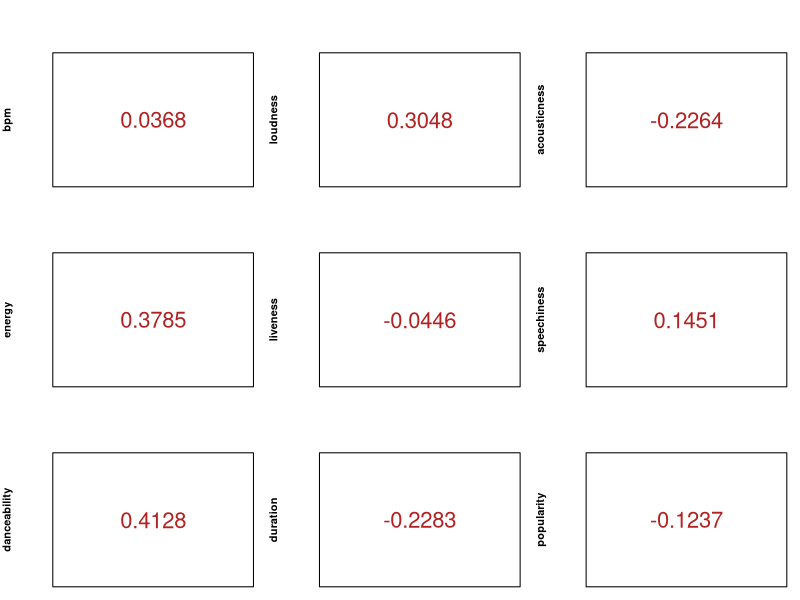
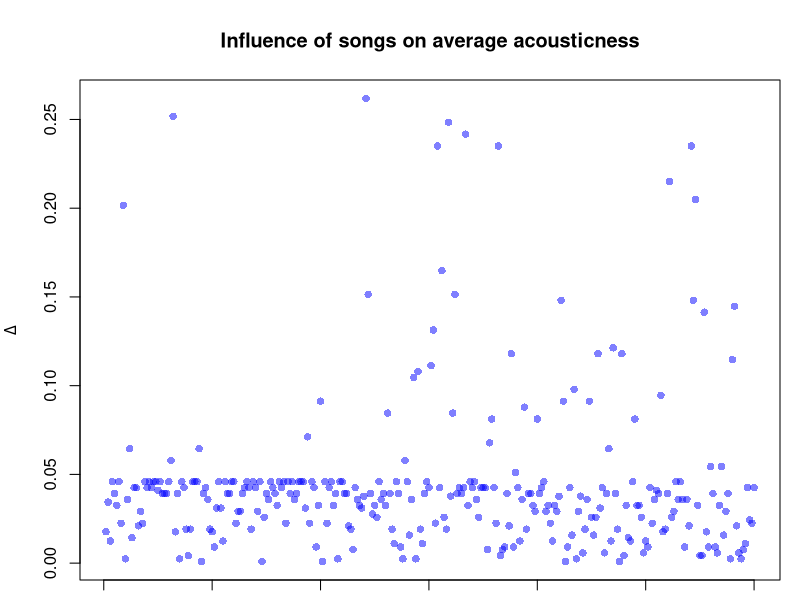

The R script that drew these images, in order: (Note: this script raises an error after producing the figures.)
data <- read.csv("spotify.csv", header = TRUE)

# (b)
plot_corr <- function(x, y) {
  plot(0, 0,
       main = "",
       xlab = "",
       ylab = "",
       xaxt = "n",
       yaxt = "n",
       col = "white")
  text(x = 0, y = 0,
       labels = paste(round(cor(x, y), 4)),
       col = "firebrick",
       cex = 2)
}

par(mfcol = c(3, 3), mar = c(1, 4, 4, 1))

plot_corr(data$valence, data$bpm)
title(ylab = "bpm", font.lab = 2)
plot_corr(data$valence, data$energy)
title(ylab = "energy", font.lab = 2)
plot_corr(data$danceability, data$valence)
title(ylab = "danceability", font.lab = 2)
plot_corr(data$valence, data$loudness)
title(ylab = "loudness", font.lab = 2)
plot_corr(data$valence, data$liveness)
title(ylab = "liveness", font.lab = 2)
plot_corr(data$valence, data$duration)
title(ylab = "duration", font.lab = 2)
plot_corr(data$valence, data$acousticness)
title(ylab = "acousticness", font.lab = 2)
plot_corr(data$valence, data$speechiness)
title(ylab = "speechiness", font.lab = 2)
plot_corr(data$popularity, data$valence)
title(ylab = "popularity", font.lab = 2)

# Most Strongly Related variates with valences
#- Loudness: 0.3048 (positive)
#- Acousticness: -0.2264 (negative)
#- Energy: 0.3785 (positive)
#- Danceability: 0.4128 (positive)
#- Duration: -0.2283 (negative)

#corr_all <- cor(data[, 5:14])[1:9, 10]
#print(corr_all)

# (c)
order_valence <- order(data$valence, decreasing=TRUE)
for (i in 1:5) {
  print(data$valence[order_valence[i]])
}

# (d)
highest_danceability <- max(data$danceability)
lowest_danceability <- min(data$danceability)
print(highest_danceability)
print(lowest_danceability)

# (e)
par(mfcol = c(1,1))
Delta <- abs(data$acousticness - mean(data$acousticness))/(length(data$acousticness)-1)
plot(Delta, 
     main ="Influence of songs on average acousticness",
     ylab = bquote(Delta),
     pch = 16,
     col = adjustcolor("blue", alpha.f=0.5))
# Maximum influence on acousticness
kableExtra(kable(data[c(which.max(Delta), which.max(data$acousticness)), c("title", "artist", "acousticness")]))

# (f)
par(mfcol = c(1,1))
Delta <- abs(data$speechiness - mean(data$speechiness))/(length(data$speechiness)-1)
plot(Delta, 
     main ="Influence of songs on average speechiness",
     ylab = bquote(Delta),
     pch = 16,
     col = adjustcolor("blue", alpha.f=0.5))
# Maximum influence on speechiness
kableExtra(kable(data[c(which.max(Delta), which.max(data$speechiness)), c("title", "artist", "speechiness")]))

# (g)

# (h)
# Which artist appeared at least 5 times?
top_artists <- names(which(table(data$artist) == 4))
num_appears <- rep(0, length(top_artists))
artist_pop <- rep(0, length(top_artists))
for (i in 1:length(top_artists)) {
  artist_match <- data$artist == top_artists[i]
  song_pop <- data[artist_match, ]$valence
  num_appears[i] <- length(song_pop)
  artist_pop[i] <- round(mean(song_pop))
}
kable_styling(kable(data.frame(artist = top_artists,
                               num_hits = num_appears,
                               avg_pop = artist_pop)))




